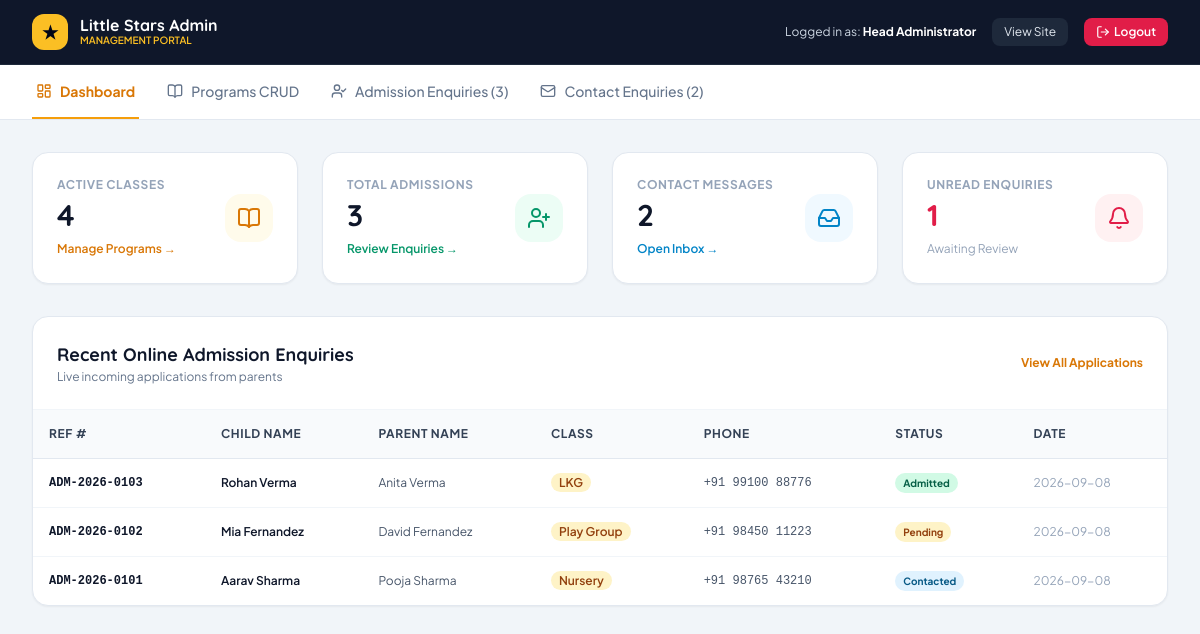
The app's page /php_project/admin/dashboard.php (signed in) with its own data.
### tables this page shows
CREATE TABLE IF NOT EXISTS `admission_enquiries` (
  `id` INT AUTO_INCREMENT PRIMARY KEY,
  `reference_no` VARCHAR(30) NOT NULL UNIQUE,
  `child_name` VARCHAR(100) NOT NULL,
  `parent_name` VARCHAR(100) NOT NULL,
  `phone` VARCHAR(25) NOT NULL,
  `email` VARCHAR(100) NOT NULL,
  `dob` DATE NOT NULL,
  `applying_class` VARCHAR(50) NOT NULL,
  `message` TEXT DEFAULT NULL,
  `status` ENUM('Pending', 'Contacted', 'Admitted', 'Rejected') DEFAULT 'Pending',
  `created_at` TIMESTAMP DEFAULT CURRENT_TIMESTAMP,
  INDEX idx_class (`applying_class`),
  INDEX idx_status (`status`)
);

### php_project/admin/dashboard.php (the view, shortened to what this page needs)
<?php
require_once __DIR__ . '/../config/db.php';
try {
    $prog_count = $pdo->query("SELECT COUNT(*) FROM programs")->fetchColumn();
    $adm_count = $pdo->query("SELECT COUNT(*) FROM admission_enquiries")->fetchColumn();
    $unread_contacts = $pdo->query("SELECT COUNT(*) FROM contact_enquiries WHERE is_read = 0")->fetchColumn();
    $total_contacts = $pdo->query("SELECT COUNT(*) FROM contact_enquiries")->fetchColumn();
    $recent_admissions = $pdo->query("SELECT * FROM admission_enquiries ORDER BY id DESC LIMIT 5")->fetchAll();
} catch (PDOException $e) {
    $prog_count = $adm_count = $unread_contacts = $total_contacts = 0;
    $recent_admissions = [];
}
?>
<!DOCTYPE html>
<html lang="en">
<head>
    <script src="https://cdn.tailwindcss.com"></script>
</head>
<body class="bg-slate-100 text-slate-800 antialiased min-h-screen flex flex-col">
    <header class="bg-slate-900 text-white sticky top-0 z-50 border-b border-slate-800">
        <div class="max-w-7xl mx-auto px-4 sm:px-6 lg:px-8">
            <div class="flex justify-between items-center h-16">
                <div class="flex items-center gap-3">
                    <div class="w-9 h-9 rounded-xl bg-amber-400 text-slate-950 flex items-center justify-center font-bold text-lg">★</div>
                    <div>
                        <div class="font-display font-bold text-base text-white leading-none">Little Stars Admin</div>
                        <div class="text-[10px] text-amber-400 font-semibold uppercase">Management Portal</div>
                    </div>
                </div>
                <div class="flex items-center gap-4 text-xs">
                    <span class="text-slate-300 hidden sm:inline">Logged in as: <strong class="text-white"><?php echo htmlspecialchars($_SESSION['admin_name'] ?? 'Admin'); ?></strong></span>
                    <a href="../index.php" target="_blank" class="px-3 py-1.5 rounded-lg bg-slate-800 hover:bg-slate-700 text-slate-200 transition">View Site</a>
                    <a href="logout.php" class="px-3 py-1.5 rounded-lg bg-rose-600 hover:bg-rose-700 text-white font-semibold transition flex items-center gap-1">
                        <i data-lucide="log-out" class="w-3.5 h-3.5"></i> Logout
                    </a>
                </div>
            </div>
        </div>
    </header>
    <div class="bg-white border-b border-slate-200">
        <div class="max-w-7xl mx-auto px-4 sm:px-6 lg:px-8">
            <nav class="flex space-x-6">
                <a href="dashboard.php" class="py-4 px-1 border-b-2 border-amber-500 font-bold text-sm text-amber-600 flex items-center gap-2">
                    <i data-lucide="layout-dashboard" class="w-4 h-4"></i> Dashboard
                </a>
                <a href="programs.php" class="py-4 px-1 border-b-2 border-transparent font-medium text-sm text-slate-500 hover:text-slate-800 hover:border-slate-300 flex items-center gap-2">
                    <i data-lucide="book-open" class="w-4 h-4"></i> Programs CRUD
                </a>
                <a href="admissions.php" class="py-4 px-1 border-b-2 border-transparent font-medium text-sm text-slate-500 hover:text-slate-800 hover:border-slate-300 flex items-center gap-2">
                    <i data-lucide="user-check" class="w-4 h-4"></i> Admission Enquiries (<?php echo $adm_count; ?>)
                </a>
                <a href="contacts.php" class="py-4 px-1 border-b-2 border-transparent font-medium text-sm text-slate-500 hover:text-slate-800 hover:border-slate-300 flex items-center gap-2">
                    <i data-lucide="mail" class="w-4 h-4"></i> Contact Enquiries (<?php echo $total_contacts; ?>)
                </a>
            </nav>
        </div>
    </div>
    <main class="flex-1 max-w-7xl w-full mx-auto px-4 sm:px-6 lg:px-8 py-8 space-y-8">
        <div class="grid grid-cols-1 sm:grid-cols-2 lg:grid-cols-4 gap-6">
            <div class="bg-white p-6 rounded-2xl border border-slate-200 shadow-sm flex items-center justify-between">
                <div>
                    <div class="text-xs font-bold text-slate-400 uppercase tracking-wider">Active Classes</div>
                    <div class="text-3xl font-display font-black text-slate-900 mt-1"><?php echo $prog_count; ?></div>
                    <a href="programs.php" class="text-xs font-semibold text-amber-600 hover:underline mt-2 inline-block">Manage Programs →</a>
                </div>
                <div class="w-12 h-12 rounded-2xl bg-amber-50 text-amber-600 flex items-center justify-center">
                    <i data-lucide="book-open" class="w-6 h-6"></i>
                </div>
            </div>
            <div class="bg-white p-6 rounded-2xl border border-slate-200 shadow-sm flex items-center justify-between">
                <div>
                    <div class="text-xs font-bold text-slate-400 uppercase tracking-wider">Total Admissions</div>
                    <div class="text-3xl font-display font-black text-slate-900 mt-1"><?php echo $adm_count; ?></div>
                    <a href="admissions.php" class="text-xs font-semibold text-emerald-600 hover:underline mt-2 inline-block">Review Enquiries →</a>
                </div>
                <div class="w-12 h-12 rounded-2xl bg-emerald-50 text-emerald-600 flex items-center justify-center">
                    <i data-lucide="user-plus" class="w-6 h-6"></i>
                </div>
            </div>
            <div class="bg-white p-6 rounded-2xl border border-slate-200 shadow-sm flex items-center justify-between">
                <div>
                    <div class="text-xs font-bold text-slate-400 uppercase tracking-wider">Contact Messages</div>
                    <div class="text-3xl font-display font-black text-slate-900 mt-1"><?php echo $total_contacts; ?></div>
                    <a href="contacts.php" class="text-xs font-semibold text-sky-600 hover:underline mt-2 inline-block">Open Inbox →</a>
                </div>
                <div class="w-12 h-12 rounded-2xl bg-sky-50 text-sky-600 flex items-center justify-center">
                    <i data-lucide="inbox" class="w-6 h-6"></i>
                </div>
            </div>
            <div class="bg-white p-6 rounded-2xl border border-slate-200 shadow-sm flex items-center justify-between">
                <div>
                    <div class="text-xs font-bold text-slate-400 uppercase tracking-wider">Unread Enquiries</div>
                    <div class="text-3xl font-display font-black text-rose-600 mt-1"><?php echo $unread_contacts; ?></div>
                    <span class="text-xs text-slate-400 mt-2 inline-block">Awaiting Review</span>
                </div>
                <div class="w-12 h-12 rounded-2xl bg-rose-50 text-rose-600 flex items-center justify-center">
                    <i data-lucide="bell" class="w-6 h-6"></i>
                </div>
            </div>
        </div>
        <div class="bg-white rounded-2xl border border-slate-200 shadow-sm overflow-hidden">
            <div class="p-6 border-b border-slate-100 flex items-center justify-between">
                <div>
                    <h2 class="font-display font-bold text-lg text-slate-900">Recent Online Admission Enquiries</h2>
                    <p class="text-xs text-slate-500">Live incoming applications from parents</p>
                </div>
                <a href="admissions.php" class="text-xs font-bold text-amber-600 hover:underline">View All Applications</a>
            </div>
            <div class="overflow-x-auto">
                <table class="w-full text-left text-xs text-slate-600">
                    <thead class="bg-slate-50 text-slate-700 font-bold uppercase tracking-wider border-b border-slate-200">
                        <tr>
                            <th class="p-4">Ref #</th>
                            <th class="p-4">Child Name</th>
                            <th class="p-4">Parent Name</th>
                            <th class="p-4">Class</th>
                            <th class="p-4">Phone</th>
                            <th class="p-4">Status</th>
                            <th class="p-4">Date</th>
                        </tr>
                    </thead>
                    <tbody class="divide-y divide-slate-100">
                        <?php if (!empty($recent_admissions)): ?>
                            <?php foreach ($recent_admissions as $row): ?>
                                <tr class="hover:bg-slate-50/50">
                                    <td class="p-4 font-mono font-bold text-slate-900"><?php echo htmlspecialchars($row['reference_no']); ?></td>
                                    <td class="p-4 font-semibold text-slate-900"><?php echo htmlspecialchars($row['child_name']); ?></td>
                                    <td class="p-4"><?php echo htmlspecialchars($row['parent_name']); ?></td>
                                    <td class="p-4"><span class="px-2 py-0.5 rounded-full bg-amber-100 text-amber-800 font-semibold"><?php echo htmlspecialchars($row['applying_class']); ?></span></td>
                                    <td class="p-4 font-mono"><?php echo htmlspecialchars($row['phone']); ?></td>
                                    <td class="p-4">
                                        <span class="px-2 py-1 rounded-full text-[10px] font-bold <?php
                                            echo $row['status'] === 'Admitted' ? 'bg-emerald-100 text-emerald-800' :
                                                ($row['status'] === 'Contacted' ? 'bg-sky-100 text-sky-800' : 'bg-amber-100 text-amber-800');
                                        ?>">
                                            <?php echo htmlspecialchars($row['status']); ?>
                                        </span>
                                    </td>
                                    <td class="p-4 text-slate-400"><?php echo substr($row['created_at'], 0, 10); ?></td>
                                </tr>
                            <?php endforeach; ?>
                        <?php else: ?>
                            <tr><td colspan="7" class="p-6 text-center text-slate-400">No admission enquiries recorded yet.</td></tr>
                        <?php endif; ?>
                    </tbody>
                </table>
            </div>
        </div>
    </main>
</body>
</html>

### php_project/admin/dashboard.php (style rules this page uses)
body { font-family: 'Plus Jakarta Sans', sans-serif; }
h1, h2, h3, .font-display { font-family: 'Quicksand', sans-serif; }

### records on screen
admission_enquiries: reference_no "ADM-2026-0103", child_name "Rohan Verma", parent_name "Anita Verma", applying_class "LKG", phone "+91 99100 88776", status "Admitted", created_at "2026-09-08"
admission_enquiries: reference_no "ADM-2026-0102", child_name "Mia Fernandez", parent_name "David Fernandez", applying_class "Play Group", phone "+91 98450 11223", status "Pending", created_at "2026-09-08"
admission_enquiries: reference_no "ADM-2026-0101", child_name "Aarav Sharma", parent_name "Pooja Sharma", applying_class "Nursery", phone "+91 98765 43210", status "Contacted", created_at "2026-09-08"

### other values on screen
$_SESSION['admin_name'] "Head Administrator"
$adm_count "3"
$total_contacts "2"
$prog_count "4"
$unread_contacts "1"
